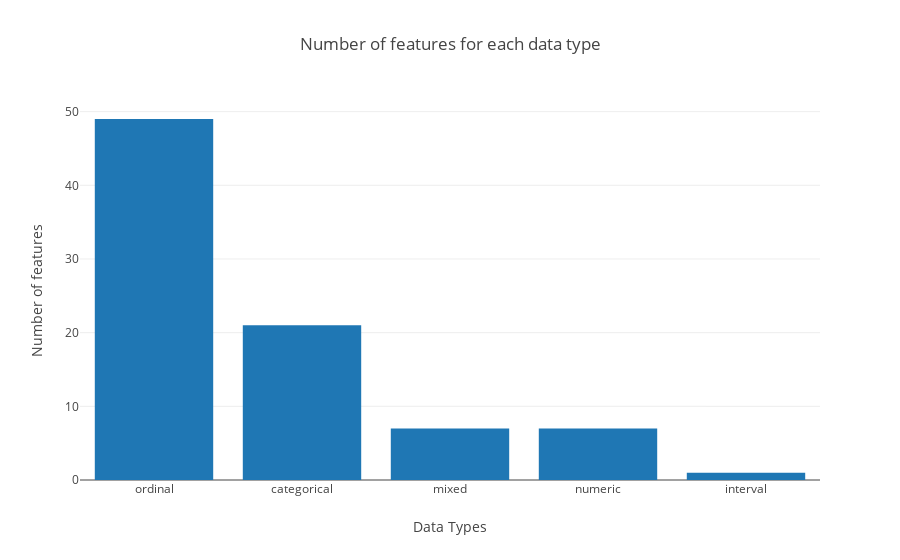

Notebook code cell kept with this figure:
### Markdown cell above
### Step 1.2: Select and Re-Encode Features

Checking for missing data isn't the only way in which you can prepare a dataset for analysis. Since the unsupervised learning techniques to be used will only work on data that is encoded numerically, you need to make a few encoding changes or additional assumptions to be able to make progress. In addition, while almost all of the values in the dataset are encoded using numbers, not all of them represent numeric values. Check the third column of the feature summary (`feat_info`) for a summary of types of measurement.
- For numeric and interval data, these features can be kept without changes.
- Most of the variables in the dataset are ordinal in nature. While ordinal values may technically be non-linear in spacing, make the simplifying assumption that the ordinal variables can be treated as being interval in nature (that is, kept without any changes).
- Special handling may be necessary for the remaining two variable types: categorical, and 'mixed'.

In the first two parts of this sub-step, you will perform an investigation of the categorical and mixed-type features and make a decision on each of them, whether you will keep, drop, or re-encode each. Then, in the last part, you will create a new data frame with only the selected and engineered columns.

Data wrangling is often the trickiest part of the data analysis process, and there's a lot of it to be done here. But stick with it: once you're done with this step, you'll be ready to get to the machine learning parts of the project!

### Code cell
# How many features are there of each data type?
type_count = feat_info[['attribute', 'type']].groupby('type').count().reset_index().sort_values('attribute', ascending=False)

data = [go.Bar(
            x=type_count['type'],
            y=type_count['attribute']
    )]



layout= dict(title = 'Number of features for each data type',
              xaxis = dict(title = 'Data Types'),
              yaxis = dict(title = 'Number of features'))

fig = go.Figure(data=data, layout=layout)

iplot(fig)

### Figure 1 — Plotly figure (JSON) as saved in the notebook; plotly's stock layout.template omitted (floating-point values rounded to 4 significant figures)
{"data": [{"type": "bar", "x": ["ordinal", "categorical", "mixed", "numeric", "interval"], "y": [49, 21, 7, 7, 1]}], "layout": {"title": "Number of features for each data type", "xaxis": {"title": "Data Types"}, "yaxis": {"title": "Number of features"}}}
